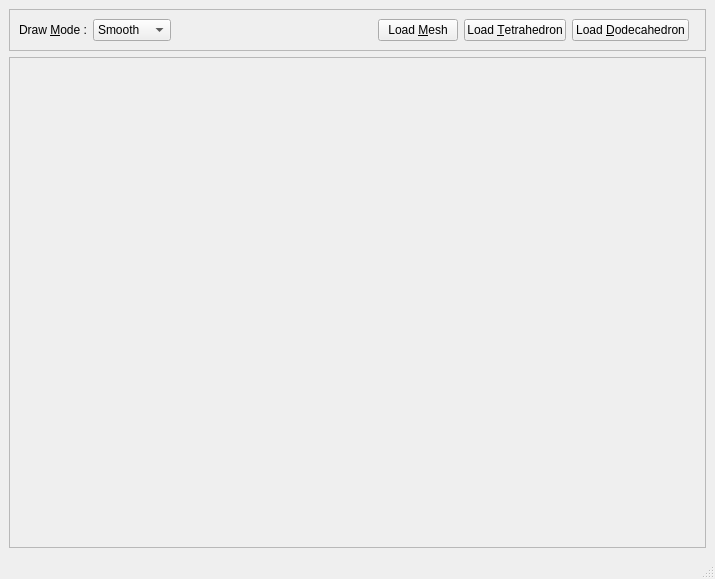
<ui version="4.0" >
 <class>mainWindow</class>
 <widget class="QMainWindow" name="mainWindow" >
  <property name="geometry" >
   <rect>
    <x>0</x>
    <y>0</y>
    <width>715</width>
    <height>579</height>
   </rect>
  </property>
  <property name="windowTitle" >
   <string>Trimesh QT</string>
  </property>
  <widget class="QWidget" name="centralwidget" >
   <layout class="QVBoxLayout" >
    <item>
     <widget class="QFrame" name="toolsFrame" >
      <property name="sizePolicy" >
       <sizepolicy vsizetype="Fixed" hsizetype="Preferred" >
        <horstretch>0</horstretch>
        <verstretch>0</verstretch>
       </sizepolicy>
      </property>
      <property name="frameShape" >
       <enum>QFrame::StyledPanel</enum>
      </property>
      <property name="frameShadow" >
       <enum>QFrame::Raised</enum>
      </property>
      <layout class="QHBoxLayout" >
       <item>
        <widget class="QLabel" name="drawModeLabel" >
         <property name="text" >
          <string>Draw &amp;Mode :</string>
         </property>
         <property name="buddy" >
          <cstring>drawModeComboBox</cstring>
         </property>
        </widget>
       </item>
       <item>
        <widget class="QComboBox" name="drawModeComboBox" >
         <item>
          <property name="text" >
           <string>Smooth</string>
          </property>
         </item>
         <item>
          <property name="text" >
           <string>Points</string>
          </property>
         </item>
         <item>
          <property name="text" >
           <string>Wire</string>
          </property>
         </item>
         <item>
          <property name="text" >
           <string>Flat Wire</string>
          </property>
         </item>
         <item>
          <property name="text" >
           <string>Hidden</string>
          </property>
         </item>
         <item>
          <property name="text" >
           <string>Flat</string>
          </property>
         </item>
        </widget>
       </item>
       <item>
        <spacer>
         <property name="orientation" >
          <enum>Qt::Horizontal</enum>
         </property>
         <property name="sizeHint" >
          <size>
           <width>40</width>
           <height>20</height>
          </size>
         </property>
        </spacer>
       </item>
       <item>
        <widget class="QPushButton" name="loadMeshPushButton" >
         <property name="text" >
          <string>Load &amp;Mesh</string>
         </property>
        </widget>
       </item>
       <item>
        <widget class="QPushButton" name="loadTetrahedronPushButton" >
         <property name="text" >
          <string>Load &amp;Tetrahedron</string>
         </property>
        </widget>
       </item>
       <item>
        <widget class="QPushButton" name="loadDodecahedronPushButton" >
         <property name="text" >
          <string>Load &amp;Dodecahedron</string>
         </property>
        </widget>
       </item>
       <item>
        <spacer>
         <property name="orientation" >
          <enum>Qt::Horizontal</enum>
         </property>
        </spacer>
       </item>
      </layout>
     </widget>
    </item>
    <item>
     <widget class="QFrame" name="glFrame" >
      <property name="frameShape" >
       <enum>QFrame::StyledPanel</enum>
      </property>
      <property name="frameShadow" >
       <enum>QFrame::Raised</enum>
      </property>
      <layout class="QVBoxLayout" >
       <property name="spacing" >
        <number>6</number>
       </property>
       <property name="leftMargin" >
        <number>9</number>
       </property>
       <property name="topMargin" >
        <number>9</number>
       </property>
       <property name="rightMargin" >
        <number>9</number>
       </property>
       <property name="bottomMargin" >
        <number>9</number>
       </property>
       <item>
        <widget class="GLArea" native="1" name="glArea" >
         <property name="minimumSize" >
          <size>
           <width>320</width>
           <height>240</height>
          </size>
         </property>
        </widget>
       </item>
      </layout>
     </widget>
    </item>
   </layout>
  </widget>
  <widget class="QMenuBar" name="menubar" >
   <property name="geometry" >
    <rect>
     <x>0</x>
     <y>0</y>
     <width>715</width>
     <height>31</height>
    </rect>
   </property>
  </widget>
  <widget class="QStatusBar" name="statusbar" />
 </widget>
 <customwidgets>
  <customwidget>
   <class>GLArea</class>
   <extends>QWidget</extends>
   <header>glarea.h</header>
  </customwidget>
 </customwidgets>
 <tabstops>
  <tabstop>drawModeComboBox</tabstop>
  <tabstop>loadMeshPushButton</tabstop>
  <tabstop>loadTetrahedronPushButton</tabstop>
  <tabstop>loadDodecahedronPushButton</tabstop>
 </tabstops>
 <resources/>
 <connections/>
</ui>
